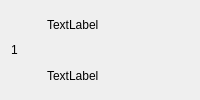
         <widget class="QWidget" name="horizontalWidget_Pos_1" native="true">
          <property name="styleSheet">
           <string notr="true"/>
          </property>
          <layout class="QHBoxLayout" name="horizontalLayout_2">
           <property name="topMargin">
            <number>0</number>
           </property>
           <property name="bottomMargin">
            <number>0</number>
           </property>
           <item>
            <widget class="QLabel" name="label_1_Pos">
             <property name="minimumSize">
              <size>
               <width>30</width>
               <height>0</height>
              </size>
             </property>
             <property name="baseSize">
              <size>
               <width>0</width>
               <height>0</height>
              </size>
             </property>
             <property name="text">
              <string>1</string>
             </property>
            </widget>
           </item>
           <item>
            <layout class="QVBoxLayout" name="verticalLayout_3">
             <property name="spacing">
              <number>1</number>
             </property>
             <item>
              <widget class="QLabel" name="label_1_Name">
               <property name="text">
                <string>TextLabel</string>
               </property>
              </widget>
             </item>
             <item>
              <widget class="QLabel" name="label_1_Car">
               <property name="text">
                <string>TextLabel</string>
               </property>
              </widget>
             </item>
            </layout>
           </item>
           <item>
            <spacer name="horizontalSpacer_2">
             <property name="orientation">
              <enum>Qt::Horizontal</enum>
             </property>
             <property name="sizeHint" stdset="0">
              <size>
               <width>40</width>
               <height>20</height>
              </size>
             </property>
            </spacer>
           </item>
          </layout>
         </widget>
